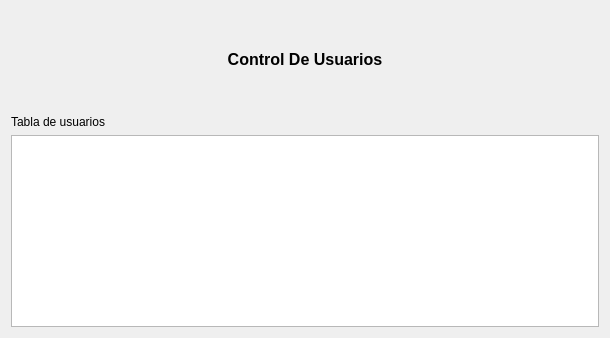
<?xml version="1.0" encoding="UTF-8"?>
<ui version="4.0">
 <class>UsuariosWidget</class>
 <widget class="QWidget" name="UsuariosWidget">
  <property name="geometry">
   <rect>
    <x>0</x>
    <y>0</y>
    <width>610</width>
    <height>338</height>
   </rect>
  </property>
  <property name="windowTitle">
   <string>Form</string>
  </property>
  <layout class="QVBoxLayout" name="verticalLayout_4">
   <item>
    <layout class="QVBoxLayout" name="verticalLayout_3">
     <item>
      <layout class="QVBoxLayout" name="verticalLayout_2">
       <item>
        <layout class="QVBoxLayout" name="verticalLayout">
         <item>
          <spacer name="verticalSpacer">
           <property name="orientation">
            <enum>Qt::Orientation::Vertical</enum>
           </property>
           <property name="sizeHint" stdset="0">
            <size>
             <width>20</width>
             <height>40</height>
            </size>
           </property>
          </spacer>
         </item>
         <item>
          <widget class="QLabel" name="label_2">
           <property name="text">
            <string>&lt;html&gt;&lt;head/&gt;&lt;body&gt;&lt;p align=&quot;center&quot;&gt;&lt;span style=&quot; font-size:12pt; font-weight:700;&quot;&gt;Control De Usuarios&lt;/span&gt;&lt;/p&gt;&lt;/body&gt;&lt;/html&gt;</string>
           </property>
          </widget>
         </item>
         <item>
          <spacer name="verticalSpacer_2">
           <property name="orientation">
            <enum>Qt::Orientation::Vertical</enum>
           </property>
           <property name="sizeHint" stdset="0">
            <size>
             <width>20</width>
             <height>40</height>
            </size>
           </property>
          </spacer>
         </item>
        </layout>
       </item>
       <item>
        <widget class="QLabel" name="label">
         <property name="text">
          <string>Tabla de usuarios</string>
         </property>
        </widget>
       </item>
      </layout>
     </item>
     <item>
      <widget class="QTableView" name="tableView"/>
     </item>
    </layout>
   </item>
  </layout>
 </widget>
 <resources/>
 <connections/>
</ui>
